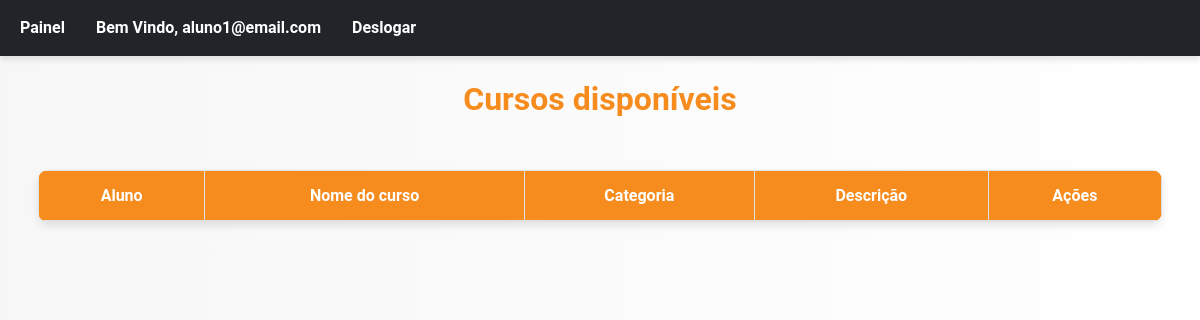
Page /main/ (signed in) on the earlier database version.
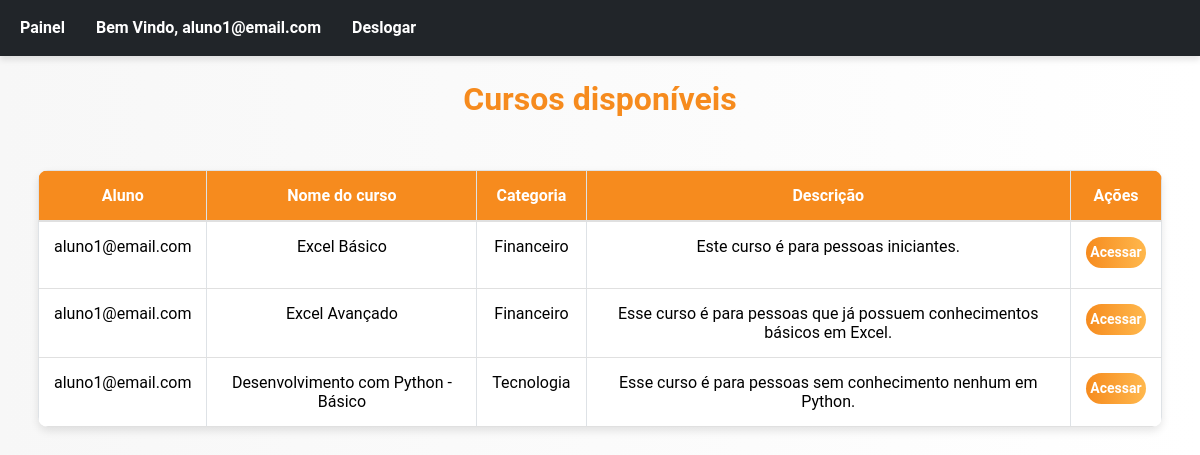
Same page on the later database version.
### users/models.py (models this page shows, shortened)
class CustomUser(AbstractUser):
    username = None
    email = models.EmailField(_("email address"), unique=True)
    USERNAME_FIELD = "email"
    REQUIRED_FIELDS = []
    objects = CustomUserManager()

### cursos/models.py (models this page shows, shortened)
class Curso(models.Model):
    name = models.CharField(("Curso"), max_length=100)
    slug = models.SlugField(("Categoria"))
    short_description = models.TextField(("Descrição"))
    long_description = models.TextField(("Sobre o curso"))
    arquivos = models.ManyToManyField(Material, related_name="cursos", blank=True)
    videos = models.ManyToManyField(Video, related_name="cursos", blank=True)
    aluno = models.ManyToManyField(
        settings.AUTH_USER_MODEL,
        verbose_name='Usuário',
        related_name='cursos',
        blank=True,  # Permite que o campo seja opcional
    )
    class Meta:
        verbose_name = ("Curso")
        verbose_name_plural = ("Cursos")

### cursos/views.py (the view)
# urls.py: path('main/', views.main, name="main"),
@login_required
def main (request):
        cursos = Curso.objects.filter(aluno = request.user)
        context = {
            'cursos': cursos
        }
        return render(request, 'main.html', context)

### cursos/templates/main.html (shortened to what this page needs)
{% load static %}
<html lang="pt-BR">
  <head>
    <link href="https://cdn.jsdelivr.net/npm/bootstrap@5.3.3/dist/css/bootstrap.min.css" rel="stylesheet">
    <link rel="stylesheet" href= {% static 'style/style_main.css' %}>
  </head>
  <body>
    <nav class="navbar navbar-expand-lg bg-dark" data-bs-theme="dark" >
        <div class="container-fluid ">
            <div>
                <ul class="navbar-nav me-auto mb-2 mb-lg-0">
                    <li class="nav-item">
                        <a class="nav-link active" aria-current="page" href="#">Painel</a>
                    </li>
                    <li class="nav-item active">
                        <a class="nav-link" href="#">Bem Vindo, {{ user.get_username }} </a>
                    </li>
                    <li class="nav-item">
                            <a href="{% url 'logout' %}" onclick="event.preventDefault(); document.getElementById('logout-form').submit();" class="nav-link" role="button">Deslogar</a>
                </ul>
            </div>
        </div>
    </nav>
    <h2 class="mt-4">Cursos disponíveis</h2>
    <div class="table-responsive p-2 container mt-4">
        <table class="table table-bordered">
            <thead>
                <tr>
                    <th>Aluno</th>
                    <th>Nome do curso</th>
                    <th>Categoria</th>
                    <th>Descrição</th>
                    <th>Ações</th>
                </tr>
            </thead>
            <tbody>
                {% for curso in cursos %}
                <tr>
                    <td>
                        {% for aluno in curso.aluno.all %}
                            {% if aluno == user %}
                                {{ aluno.get_username }}
                            {% endif %}
                        {% endfor %}
                    </td>
                    <td>{{ curso.name }}</td>
                    <td>{{ curso.slug }}</td>
                    <td>{{ curso.short_description }}</td>
                    <td><a href="{% url 'acessar' curso.id %}" class="btn btn-info btn-sm" style="width: 60px; margin-bottom: 5px;">Acessar</a></td>
                </tr>
                {% endfor %}
            </tbody>
        </table>
    </div>
  </body>
</html>

### cursos/static/style/style_main.css (style rules this page uses)
body { background: linear-gradient(to right, #f7f7f7, #ffffff); font-family: 'Roboto', sans-serif; margin: 0; padding: 0; }
.navbar { background-color: #f68b1e; box-shadow: 0 4px 6px rgba(0, 0, 0, 0.1); }
.navbar .nav-link { color: #ffffff !important; font-weight: bold; margin-right: 15px; }
h2 { text-align: center; color: #f68b1e; font-weight: bold; margin-top: 20px; }
.table { border-collapse: collapse; margin: 20px auto; width: 100%; box-shadow: 0 4px 8px rgba(0, 0, 0, 0.1); background-color: #ffffff; border-radius: 10px; overflow: hidden; }
.table th { background-color: #f68b1e; color: white; text-align: center; font-weight: bold; padding: 15px; border-bottom: 2px solid #e0e0e0; }
.table td { text-align: center; padding: 15px; border-bottom: 1px solid #e0e0e0; }
.table tr:nth-child(even) { background-color: #f9f9f9; }
.btn-info { background: linear-gradient(to right, #f68b1e, #ffb84d); border: none; color: white; font-weight: bold; border-radius: 20px; transition: transform 0.2s ease, box-shadow 0.2s ease; padding: 5px 2px; }

Differences in the rows shown:
added Curso: name "Excel Básico", slug "Financeiro", short_description "Este curso é para pessoas iniciantes.", CustomUser (get_username "aluno1@email.com")
added Curso: name "Excel Avançado", slug "Financeiro", short_description "Esse curso é para pessoas que já possuem conhecimentos básicos em Excel.", CustomUser (get_username "aluno1@email.com")
added Curso: name "Desenvolvimento com Python - Básico", slug "Tecnologia", short_description "Esse curso é para pessoas sem conhecimento nenhum em Python.", CustomUser (get_username "aluno1@email.com")
